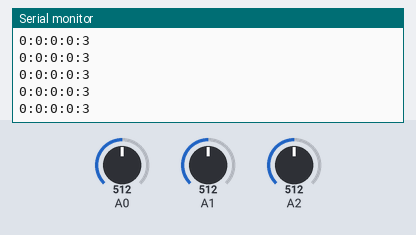
Bench run of a sketch on a simulated Arduino Uno, built with avr-gcc and run on an emulated ATmega328P. Shown: the last lines printed to the serial monitor. The inputs (shaded band) are chosen by the test bench; at power-on: A0 = 512, A2 = 512, A1 = 512.

Above: at 1.2 s.
1.3 s: A0 set to 525
At 2.4 s:
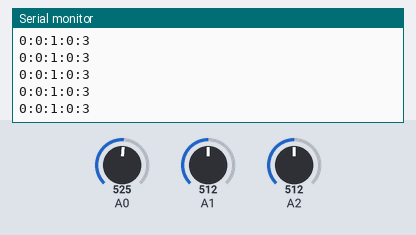
2.8 s: A0 set to 553
At 3.8 s:
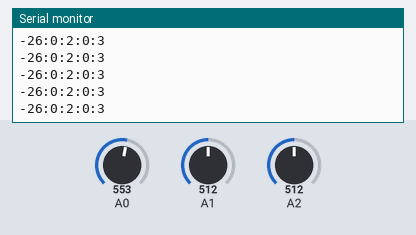
4.3 s: A2 set to 434
At 5.4 s:
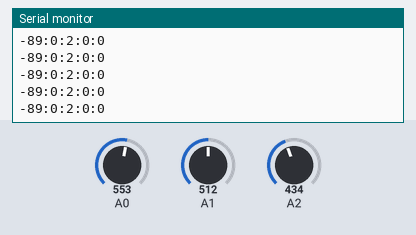
7.3 s: A2 set to 414
At 8.1 s:
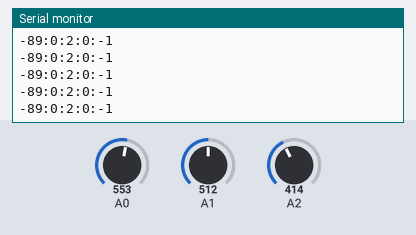
10.3 s: A1 set to 496
11.8 s: A1 set to 477
At 12.9 s:
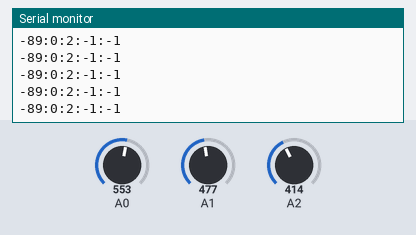
Timing chart, 0 to 14.3 s (numbered marks = the images above; inputs shaded):
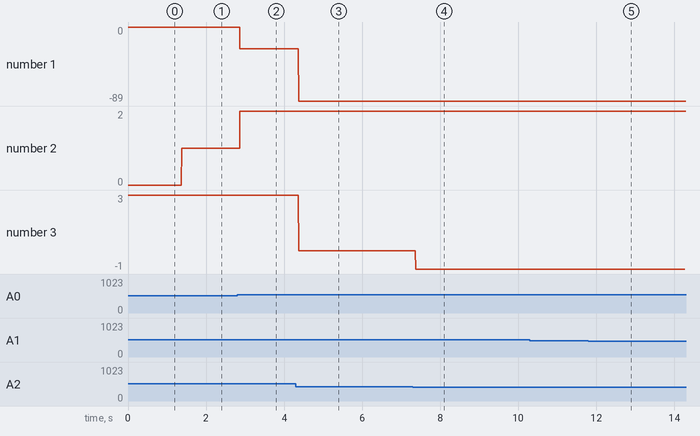

The sketch:

leerejes.ino
```cpp
double a= 29.43/ 512, ax, ay, az, roll, pitch, fax, faz, fay;
int y=0;
void setup()
{
  // put your setup code here, to run once:

Serial.begin(9600);

}

void loop()
{

 analogReference(EXTERNAL);// 3.3V

 if((analogRead(A0)>=512))
 {

 ax = ((analogRead(A0)-502)*a);
// Serial.print(ax);
// Serial.print("\t");
 }

 else
 {
 ax = ((analogRead(A0))-502)*a;
// Serial.print(ax);
// Serial.print("\t");
 }


 if(analogRead(A1)>=512)
 {
 ay = ((analogRead(A1)-503)*a);
// Serial.print(ay);
// Serial.print("\t");
 }

 else
 {
 ay = ((analogRead(A1))-503)*a;
// Serial.print(ay);
// Serial.print("\t");
 }


 if(analogRead(A2)>=512)
 {
  az = ((analogRead(A2)-445)*a);
// Serial.print(az);
// Serial.print("\t");
 }

 else
 {
 az = ((analogRead(A2))-445)*a;
// Serial.print(az);
// Serial.print("\t");
 }

fax = int(ax * 0.5 + (fax*0.5));

fay = int(ay * 0.5 + (fay*0.5));

faz = int(az * 0.5 + (faz*0.5));
if(y>10)
{
roll = int((atan2(-fax,faz)*180))/PI;
Serial.print(int(roll));
Serial.print(':');
pitch = int(atan2(fay, sqrt(fax*fax + faz*faz))*180)/PI;
Serial.print(int(pitch));
Serial.print(':');
Serial.print(int(ax));
Serial.print(':');
Serial.print(int(ay));
Serial.print(':');
Serial.println(int(az));

}
y++;

if(y==255) y=11;
}
```

Measured:
- after the input at 1.3 s, the serial monitor: prints a new line after 0.07 s (image 1)
- after the input at 2.8 s, the serial monitor: prints a new line after 0.07 s (image 2)
- after the input at 4.3 s, the serial monitor: prints a new line after 0.07 s (image 3)
- after the input at 7.3 s, the serial monitor: prints a new line after 0.07 s (image 4)
- after the input at 11.8 s, the serial monitor: prints a new line after 0.07 s (image 5)
- plotted number 1: 0 → -26 after the input at 2.8 s, -26 → -89 after the input at 4.3 s
- plotted number 2: 0 → 1 after the input at 1.3 s, 1 → 2 after the input at 2.8 s
- plotted number 3: 0 → -1 after the input at 7.3 s
